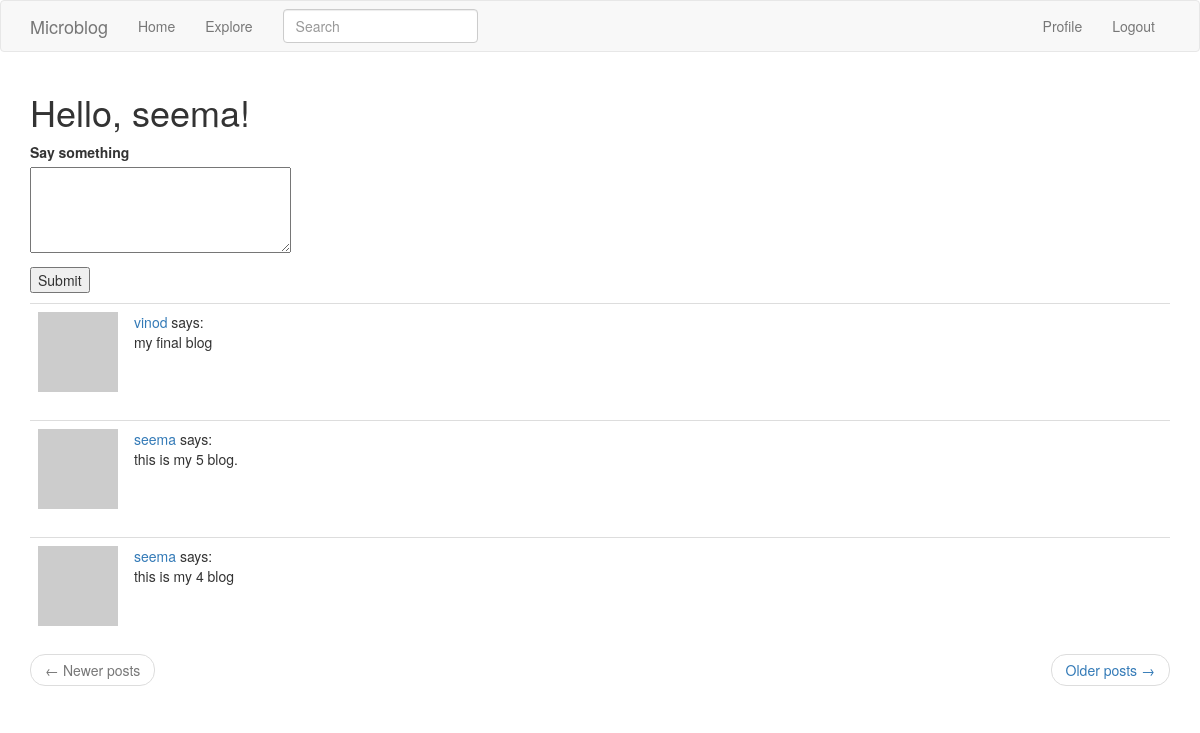
The page /index (signed in) on the database its author committed.
### app/models.py (models this page shows, shortened)
class User(db.Model, UserMixin):
    id = db.Column(db.Integer, primary_key=True)
    username = db.Column(db.String(64), index=True, unique=True)
    email = db.Column(db.String(120), index=True, unique=True)
    password_hash = db.Column(db.String(128))
    about_me = db.Column(db.String(140))
    last_seen = db.Column(db.DateTime, default=datetime.datetime.utcnow)
    posts = db.relationship('Post', backref='author', lazy='dynamic')
    followed = db.relationship(
        'User', secondary=followers,
        primaryjoin=(followers.c.follower_id == id),
        secondaryjoin=(followers.c.followed_id == id),
        backref=db.backref('followers', lazy='dynamic'), lazy='dynamic')
    def avatar(self, size):
        digest = md5(self.email.lower().encode('utf-8')).hexdigest()
        return 'https://www.gravatar.com/avatar/{}?d=identicon&s={}'.format(
            digest, size)
    def followed_posts(self):
        followed = Post.query.join(
            followers, (followers.c.followed_id == Post.user_id)).filter(
                followers.c.follower_id == self.id)
        own = Post.query.filter_by(user_id=self.id)
        return followed.union(own).order_by(Post.timestamp.desc())

class SearchableMixin(object):
    @classmethod
    def before_commit(cls, session):
        session._changes = {
            'add': list(session.new),
            'update': list(session.dirty),
            'delete': list(session.deleted)
        }
    @classmethod
    def after_commit(cls, session):
        for obj in session._changes['add']:
            if isinstance(obj, SearchableMixin):
                add_to_index(obj.__tablename__, obj)
        for obj in session._changes['update']:
            if isinstance(obj, SearchableMixin):
                add_to_index(obj.__tablename__, obj)
        for obj in session._changes['delete']:
            if isinstance(obj, SearchableMixin):
                remove_from_index(obj.__tablename__, obj)
        session._changes = None

class Post(SearchableMixin , db.Model):
    __searchable__ = ['body']
    id = db.Column(db.Integer, primary_key=True)
    body = db.Column(db.String(140))
    timestamp = db.Column(db.DateTime, index=True, default=datetime.datetime.utcnow)
    user_id = db.Column(db.Integer, db.ForeignKey('user.id'))

### app/main/route.py (the view)
@bp.route('/')
@bp.route('/index', methods= ['GET', 'POST'])
@login_required
def index():
    form = PostForm()
    if form.validate_on_submit():
        post = Post(body=form.post.data, author=current_user)
        db.session.add(post)
        db.session.commit()
        flash('Your post is now live!')
        return redirect(url_for('main.index'))
    page = request.args.get('page', 1, type=int)
    posts = current_user.followed_posts().paginate(
        page, current_app.config['POSTS_PER_PAGE'], False)
    next_url = url_for('main.index', page=posts.next_num) \
        if posts.has_next else None
    prev_url = url_for('main.index', page=posts.prev_num) \
        if posts.has_prev else None
    return render_template('index.html', title='Micro', form=form,
                           posts=posts.items, next_url=next_url,
                           prev_url=prev_url)

### app/main/form.py
class SearchForm(FlaskForm):
    q = StringField('Search', validators=[DataRequired()])
    def __init__(self, *args, **kwargs):
        if 'formdata' not in kwargs:
            kwargs['formdata'] = request.args
        if 'csrf_enabled' not in kwargs:
            kwargs['csrf_enabled'] = False
        super(SearchForm, self).__init__(*args, **kwargs)

class PostForm(FlaskForm):
    post = TextAreaField('Say something', validators=[
        DataRequired(), Length(min=1, max=140)])
    submit = SubmitField('Submit')

### app/main/route.py (called while the page is built)
@bp.before_request
def before_request():
    if current_user.is_authenticated:
        current_user.last_seen = datetime.utcnow()
        db.session.commit()
    g.search_form = SearchForm()

### app/models.py (called while the page is built)
@login.user_loader
def load_user(id):
    return User.query.get(int(id))

### app/Templates/index.html (shortened to what this page needs)
{% extends "base.html" %}
{% block app_content %}
        <h1>Hello, {{ current_user.username }}!</h1>
		{% if form %}
		<form action="" method="post">
        <p>
            {{ form.post.label }}<br>
            {{ form.post(cols=32, rows=4) }}<br>
        </p>
        <p>{{ form.submit() }}</p>
    </form>
	{%endif%}
		{% for post in posts %}
        	{% include '_post.html' %}
		{%endfor%}
		 <nav aria-label="...">
        <ul class="pager">
            <li class="previous{% if not prev_url %} disabled{% endif %}">
                <a href="{{ prev_url or '#' }}">
                    <span aria-hidden="true">&larr;</span> Newer posts
                </a>
            </li>
            <li class="next{% if not next_url %} disabled{% endif %}">
                <a href="{{ next_url or '#' }}">
                    Older posts <span aria-hidden="true">&rarr;</span>
                </a>
            </li>
        </ul>
    </nav>
{% endblock %}

### app/Templates/_post.html
    <table class="table table-hover">
        <tr>
            <td width="70px">
                <a href="{{ url_for('main.user', username=post.author.username) }}">
                    <img src="{{ post.author.avatar(70) }}" />
                </a>
            </td>
            <td>
                <a href="{{ url_for('main.user', username=post.author.username) }}">
                    {{ post.author.username }}
                </a>
                says:
                <br>
                {{ post.body }}
            </td>
        </tr>
    </table>

### rows shown on the page
User: username "seema"
Post: author.username "vinod", body "my final blog"
Post: author.username "seema", body "this is my 5 blog."
Post: author.username "seema", body "this is my 4 blog"
